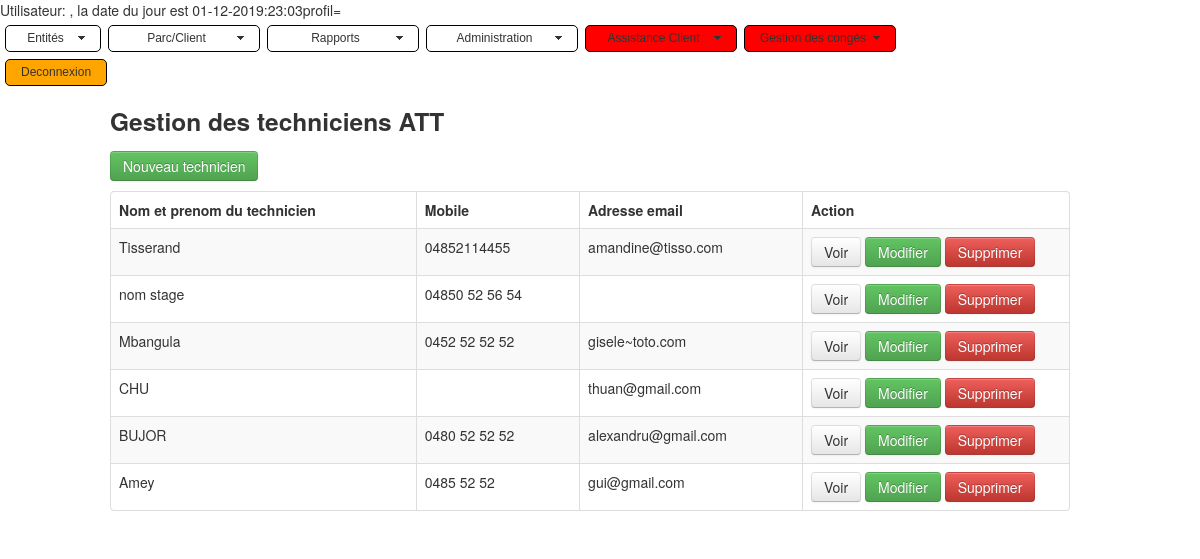
Screenshot of /index_tech.php with the database file from the repository.
### tables this page shows
CREATE TABLE IF NOT EXISTS `tictan_tecstaff` (
  `id` int(11) NOT NULL AUTO_INCREMENT,
  `name` varchar(255) DEFAULT NULL,
  `firstName` varchar(255) NOT NULL,
  `mobile` varchar(255) DEFAULT NULL,
  `email` varchar(255) DEFAULT NULL,
  `comment` text,
  `is_deleted` tinyint(1) NOT NULL DEFAULT '0',
  `address` text,
  `postcode` varchar(255) DEFAULT NULL,
  `town` varchar(255) DEFAULT NULL,
  `state` varchar(255) DEFAULT NULL,
  `country` varchar(255) DEFAULT NULL,
  `author` varchar(255) DEFAULT NULL,
  `mod_date` date DEFAULT NULL,
  PRIMARY KEY (`id`),
  KEY `name` (`name`),
  KEY `is_deleted` (`is_deleted`)
);

### index_tech.php (the view, shortened to what this page needs)
<!DOCTYPE html>
<html lang="en">
<head>
    <link   href="css/bootstrap.min.css" rel="stylesheet">
	<link rel="stylesheet" href="./css/mbcsmbmcp.css" type="text/css" />
</head>
<body>
<?php
include "./entete.php";
?>
    <div class="container">
            <div class="row">
                <h3>Gestion des techniciens ATT</h3>
            </div>
            <div class="row">
                <p>
                    <a href="create_tech.php" class="btn btn-success">Nouveau technicien</a>
                </p>
                <table class="table table-striped table-bordered">
                      <thead>
                        <tr>
						  <th>Nom et prenom du technicien</th>
                          <th>Mobile</th>
                          <th>Adresse email</th>
                          <th>Action</th>
                        </tr>
                      </thead>
                      <tbody>
                      <?php
                       $pdo = Database::connect();
				   $sql = 'select * from tictan_tecstaff where is_deleted=0 order by name DESC';
							foreach ($pdo->query($sql) as $row) {
                            echo '<tr>';
							echo '<td>'. $row['name'] . '</td>';
							echo '<td>'. $row['mobile'] . '</td>';
							echo '<td>'. $row['email'] . '</td>';
   							echo '<td width=250>';
                            echo '<a class="btn" href="read_tech.php?id='.$row['id'].'">Voir</a>';
                            echo '<a class="btn btn-success" href="update_tech.php?id='.$row['id'].'">Modifier</a>';
                            echo '<a class="btn btn-danger" href="delete_tech.php?id='.$row['id'].'">Supprimer</a>';
                            echo '</td>';
                            echo '</tr>';
                       }
                      ?>
                      </tbody>
                </table>
        </div>
    </div>
  </body>
</html>

### rows the page displays
tictan_tecstaff: name "Tisserand", mobile "04852114455", email "amandine@tisso.com"
tictan_tecstaff: name "nom stage", mobile "04850 52 56 54"
tictan_tecstaff: name "Mbangula", mobile "0452 52 52 52", email "gisele~toto.com"
tictan_tecstaff: name "CHU", email "thuan@gmail.com"
tictan_tecstaff: name "BUJOR", mobile "0480 52 52 52", email "alexandru@gmail.com"
tictan_tecstaff: name "Amey", mobile "0485 52 52", email "gui@gmail.com"
